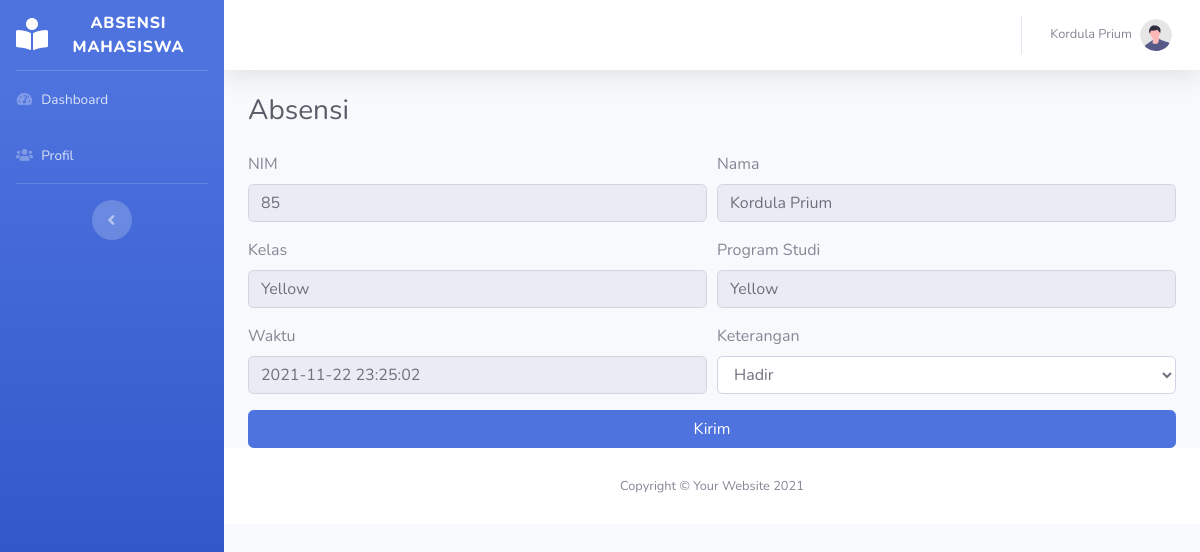
/user_index.php (signed in), run on the app's committed database.
### tables this page shows
CREATE TABLE `mahasiswa` (
  `nim` int NOT NULL,
  `email` varchar(100) NOT NULL,
  `password` varchar(100) NOT NULL,
  `nama` varchar(100) NOT NULL,
  `kelas` varchar(100) DEFAULT NULL,
  `program_studi` varchar(100) DEFAULT NULL,
  `alamat` varchar(100) DEFAULT NULL,
  `tanggal_lahir` date DEFAULT NULL
);

### user_home.php (the view, shortened to what this page needs)
<?php
$nim       = $_SESSION['nim'];
$query     = mysqli_query($koneksi, "SELECT * FROM mahasiswa WHERE nim='$nim'");
$mahasiswa = mysqli_fetch_assoc($query);
?>
<div class="d-sm-flex align-items-center justify-content-between mb-4 text-justify">
    <h1 class="h3 mb-0 text-gray-800 ">Absensi</h1>
</div>
<form method="POST" action="absen_mahasiswa.php">
    <div class="form-row">
        <div class="form-group col-md-6">
            <label for="nim">NIM</label>
            <input type="number" class="form-control" id="nim" name="nim" value="<?php echo $mahasiswa['nim']; ?>" readonly>
        </div>
        <div class="form-group col-md-6">
            <label for="nama">Nama</label>
            <input type="text" class="form-control" id="nama" name="nama" value="<?php echo $mahasiswa['nama']; ?>" readonly>
        </div>
    </div>
    <div class="form-row">
        <div class="form-group col-md-6">
            <label for="kelas">Kelas</label>
            <input type="text" class="form-control" id="kelas" name="kelas" value="<?php echo $mahasiswa['kelas']; ?>" readonly>
        </div>
        <div class="form-group col-md-6">
            <label for="Program Studi">Program Studi</label>
            <input type="text" class="form-control" id="Program Studi" name="program_studi" value="<?php echo $mahasiswa['program_studi']; ?>" readonly>
        </div>
    </div>
    <div class="form-row">
        <div class="form-group col-md-6">
            <label for="Waktu">Waktu</label>
            <input type="text" class="form-control" id="Waktu" name="waktu" value="<?php date_default_timezone_set("Asia/Jakarta");
echo date("Y-m-d H:i:s ");?>" readonly>
        </div>
        <div class="form-group col-md-6">
            <label for="keterangan">Keterangan</label>
            <select id="keterangan" class="form-control" name="keterangan">
                <option value="hadir">Hadir</option>
            </select>
        </div>
    </div>
    <input type="submit" value="Kirim" class="btn btn-primary col-md-12" name="kirim">
</form>

### user_index.php (shortened to what this page needs)
<?php
require_once 'koneksi.php';
$minta   = $_GET['page'];
$berikan = $minta . ".php";
$nim     = $_SESSION['nim'];
$query   = mysqli_query($koneksi, "SELECT * FROM mahasiswa WHERE nim='$nim'");
$nama    = mysqli_fetch_assoc($query);
?>
<!DOCTYPE html>
<html lang="en">
<head>
    <link href="vendor/fontawesome-free/css/all.min.css" rel="stylesheet" type="text/css">
    <link href="css/sb-admin-2.min.css" rel="stylesheet">
    <link href="vendor/datatables/dataTables.bootstrap4.min.css" rel="stylesheet">
</head>
<body id="page-top">
    <div id="wrapper">
        <ul class="navbar-nav bg-gradient-primary sidebar sidebar-dark accordion" id="accordionSidebar">
            <a class="sidebar-brand d-flex align-items-center justify-content-center" href="#">
                <div class="sidebar-brand-icon ">
                    <i class="fas fa-book-reader"></i>
                </div>
                <div class="sidebar-brand-text mx-3">Absensi Mahasiswa </div>
            </a>
            <hr class="sidebar-divider my-0">
                <li class="nav-item">
                    <a class="nav-link" href="?page=user_home">
                        <i class="fas fa-fw fa-tachometer-alt"></i>
                        <span>Dashboard</span></a>
                </li>
                <li class="nav-item">
                    <a class="nav-link" href="?page=profil_mahasiswa">
                        <i class="fas fa-users fa-chart-area"></i>
                        <span>Profil</span></a>
                </li>
            <hr class="sidebar-divider d-none d-md-block">
            <div class="text-center d-none d-md-inline">
                <button class="rounded-circle border-0" id="sidebarToggle"></button>
            </div>
        </ul>
        <div id="content-wrapper" class="d-flex flex-column">
            <div id="content">
                <nav class="navbar navbar-expand navbar-light bg-white topbar mb-4 static-top shadow">
                    <ul class="navbar-nav ml-auto">
                        <li class="nav-item dropdown no-arrow">
                            <a class="nav-link dropdown-toggle" href="#" id="userDropdown" role="button" data-toggle="dropdown" aria-haspopup="true" aria-expanded="false">
                                <span class="mr-2 d-none d-lg-inline text-gray-600 small"><?php echo $nama['nama']; ?></span>
                                <img class="img-profile rounded-circle" src="img/undraw_profile.svg">
                            </a>
                        </li>
                    </ul>
                </nav>
                <div class="container-fluid">
                    <?php
if (!empty($minta) && is_file($berikan)) {
    require_once $berikan;
} else {
    require_once 'user_home.php';
}
?>
                </div>
                <footer class="sticky-footer bg-white">
                    <div class="container my-auto">
                        <div class="copyright text-center my-auto">
                            <span>Copyright &copy; Your Website 2021</span>
                        </div>
                    </div>
                </footer>
            </div>
        </div>
</body>
</html>

### user_index.php (style rules this page uses)
input[type=number] { -moz-appearance: textfield; }

### data on the page
mahasiswa: nama "Kordula Prium", nim "85", kelas "Yellow", program_studi "Yellow"
